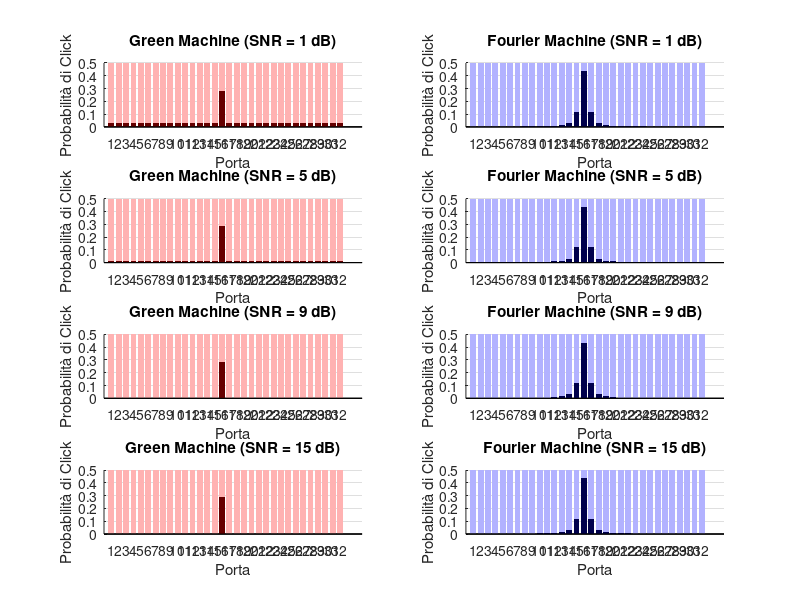

MATLAB code to generate this figure: (Note: this script raises an error after producing the figure.)
%% Visualizzazione delle probabilità di click per diverse SNR
%
% Questo script visualizza la probabilità di click per ciascuna porta delle
% due macchine (Green Machine e Fourier Machine) su quattro subplot, ciascuno con un diverso valore di SNR.
%

clear;
close all;

%% Parametri
M = 32;               % Numero di porte (codewords Hadamard/Fourier)
m = floor(M / 2);     % La porta selezionata (porta corretta)
SNRdB_list = [1, 5, 9, 15]; % Diversi valori di SNR in dB
P = 1e-13;            % Potenza del segnale in W
lambda = 1550e-9;     % Lunghezza d'onda in metri
B = 1e8;              % Baud rate in Hz
h = 6.62607015e-34;   % Costante di Planck [J·Hz^(-1)]
c = 299792458;        % Velocità della luce [m/s]
nu = c / lambda;      % Frequenza del laser [Hz]

%% Numero medio di fotoni
n_R_H = P / (h * nu * B) * log2(M); % Fotoni medi Green Machine (Hadamard)
n_R_F = P / (h * nu * B) * log2(M); % Fotoni medi Fourier Machine

%% Preparazione della figura
figure;

%% Loop sui diversi valori di SNR
for i = 1:length(SNRdB_list)
    SNRdB = SNRdB_list(i);          % SNR in dB
    SNR = 10^(SNRdB / 10);          % Conversione in scala lineare
    n_N_H = n_R_H / SNR;            % Fotoni di rumore per Green Machine
    n_N_F = n_R_F / (SNR * M);      % Fotoni di rumore per Fourier Machine

    %% Probabilità di click per ciascuna porta
    clickProb_H = zeros(1, M); % Probabilità per Green Machine (Hadamard)
    clickProb_F = zeros(1, M); % Probabilità per Fourier Machine

    %% Calcolo della probabilità di click per la Green Machine (Hadamard)
    for port = 1:M
        if port == m
            % Porta corretta
            clickProb_H(port) = exp(- (M * n_R_H + n_N_H));
        else
            % Porte sbagliate
            clickProb_H(port) = 1 - exp(-n_N_H);
        end
    end

    %% Calcolo della probabilità di click per la Fourier Machine
    for port = 1:M
        if port == m
            % Porta corretta
            clickProb_F(port) = exp(- (n_R_F * (2 * (M^2) + 1) / (3 * M)) - n_N_F);
        else
            % Porte sbagliate
            I_mm_diff = n_R_F / (M * sin((pi * (port - m)) / M)^2);
            clickProb_F(port) = 1 - exp(- (I_mm_diff + n_N_F));
        end
    end



    %% Plot per la Green Machine
    subplot(4, 2, 2 * i - 1); % Subplot dispari per Green Machine
    hold on;
    % Disegna la barra pastello (complementare)
    bar(1:M, ones(1, M), 'FaceColor', [1, 0.7, 0.7], 'EdgeColor', 'none'); % Sfondo pastello fino a 1
    % Disegna la barra rossa in foreground con il valore reale
    bar(1:M, clickProb_H, 'FaceColor', [0.4, 0, 0], 'EdgeColor', 'none'); % Probabilità reale in rosso
    title(['Green Machine (SNR = ', num2str(SNRdB), ' dB)']);
    xlabel('Porta');
    ylabel('Probabilità di Click');
    ylim([0, .5]);
    xticks(1:M);
    grid on;

    %% Plot per la Fourier Machine
    subplot(4, 2, 2 * i); % Subplot pari per Fourier Machine
    hold on;
    % Disegna la barra pastello (complementare) blu 
    bar(1:M, ones(1, M), 'FaceColor', [0.7, 0.7, 1], 'EdgeColor', 'none'); % Sfondo pastello fino a 1
    % Disegna la barra rossa in foreground con il valore reale
    bar(1:M, clickProb_F, 'FaceColor', [0, 0, 0.3], 'EdgeColor', 'none'); % Probabilità reale in blu
    title(['Fourier Machine (SNR = ', num2str(SNRdB), ' dB)']);
    xlabel('Porta');
    ylabel('Probabilità di Click');
    ylim([0, .5]);
    xticks(1:M);
    grid on;

end

%% Impostazioni grafiche generali
sgtitle('Probabilità di Click per Green Machine e Fourier Machine a Diversi Valori di SNR');
